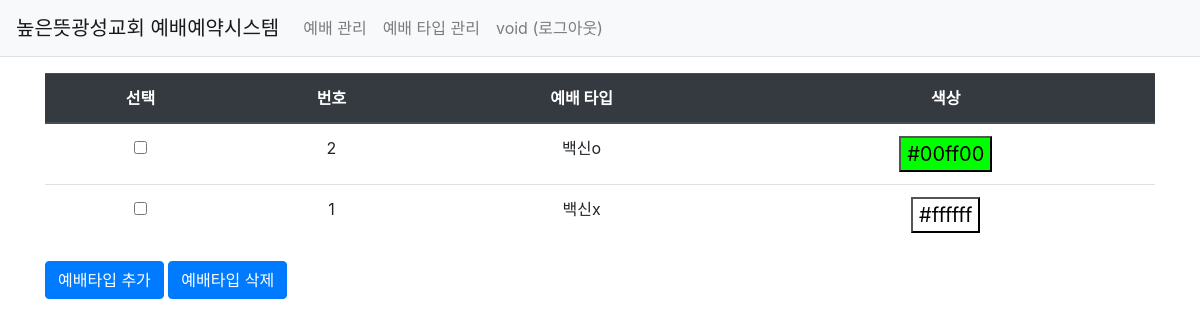
/worshiptype/list/ (signed in), run on an earlier commit of the app's database.
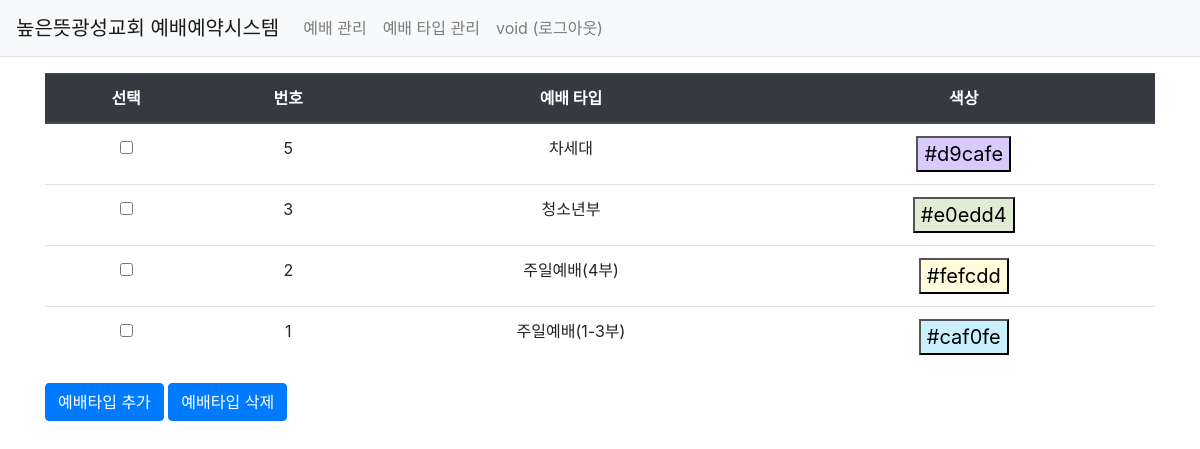
And on a later commit of the database.
### w_reservation/models.py (models this page shows)
class User(db.Model):
    id = db.Column(db.Integer, primary_key=True)
    username = db.Column(db.String(150), unique=True, nullable=False)
    password = db.Column(db.String(200), nullable=False)
    admin = db.Column(db.Integer, nullable=True, server_default='2')

class WorshipType(db.Model):
    __tablename__ = 'worshiptype'
    id = db.Column(db.Integer, primary_key=True)
    detail = db.Column(db.String(100), nullable=True)
    bgcolor = db.Column(db.String(7), default='#FFFFFF')

### w_reservation/views/worshiptype_views.py (the view)
@bp.route('/list/')
@login_required
def _list():
    worshiptype_list = WorshipType.query.order_by(WorshipType.id.desc())
    return render_template('worship_type/worshiptype_list.html', worshiptype_list=worshiptype_list)

### w_reservation/views/auth_views.py (called while the page is built)
@bp.before_app_request
def load_logged_in_user():
    user_id = session.get('user_id')
    if user_id is None:
        g.user = None
    else:
        g.user = User.query.get(user_id)

def login_required(view):
    @functools.wraps(view)
    def wrapped_view(**kwargs):
        if g.user is None:
            return redirect(url_for('auth.login'))
        return view(**kwargs)
    return wrapped_view

### w_reservation/templates/worship_type/worshiptype_list.html (shortened to what this page needs)
{% extends 'base.html' %}
{% block content %}
<div class="container my-3">
    <table class="table">
        <thead>
        <tr class="text-center thead-dark">
            <th>선택</th>
            <th>번호</th>
            <th>예배 타입</th>
            <th>색상</th>
        </tr>
        </thead>
        <tbody>
        {% if worshiptype_list %}
        {% for worshiptype in worshiptype_list %}
        <tr class="text-center">
            <td><input type="checkbox" name="checkboxName" data-uri="{{ url_for('worshiptype.delete',worshiptype_id = worshiptype.id) }}"></td>
            <td>{{ worshiptype.id }}</td>
            <td>{{ worshiptype.detail }}</td>
            <td><button type="button" style="background-color:{{ worshiptype.bgcolor }};font-size: 20px;">{{ worshiptype.bgcolor }}</button></td>
        </tr>
        {% endfor %}
        {% else %}
        <tr>
            <td colspan="3">등록된 예배타입이 없습니다.</td>
        </tr>
        {% endif %}
        </tbody>
    </table>
    <a href="{{ url_for('worshiptype.add') }}" class="btn btn-primary">예배타입 추가</a>
    <a href="#" class="delete btn btn-primary">예배타입 삭제</a>
</div>
{% endblock %}

### w_reservation/templates/base.html (shortened to what this page needs)
<!doctype html>
<html lang="ko">
<head>
    <link rel="stylesheet" href="{{ url_for('static', filename='bootstrap.min.css') }}">
    <link rel="stylesheet" href="{{ url_for('static', filename='style.css') }}">
</head>
<body>
{% include "navbar.html" %}
{% block content %}
{% endblock %}
</body>
</html>

### w_reservation/templates/navbar.html (shortened to what this page needs)
<nav class="navbar navbar-expand-lg navbar-light bg-light border-bottom">
    <a class="navbar-brand" href="{{ url_for('main.index') }}">높은뜻광성교회 예배예약시스템</a>
    <div class="collapse navbar-collapse flex-grow-0" id="navbarNav">
        {% if g.user %}
        <ul class="navbar-nav">
            <li class="nav-item">
                <a class="nav-link" href="{{ url_for('worship._list') }}">예배 관리</a>
            </li>
            <li class="nav-item">
                <a class="nav-link" href="{{ url_for('worshiptype._list') }}">예배 타입 관리</a>
            </li>
            <li class="nav-item">
                <a class="nav-link" href="{{ url_for('auth.logout') }}">{{ g.user.username }} (로그아웃)</a>
            </li>
        </ul>
        {% endif %}
    </div>
</nav>

What changed in the data, as far as the page shows it:
added WorshipType: id "5", detail "차세대", bgcolor "#d9cafe"
added WorshipType: id "3", detail "청소년부", bgcolor "#e0edd4"
changed WorshipType id 2: detail "백신o" → "주일예배(4부)"; bgcolor "#00ff00" → "#fefcdd"
changed WorshipType id 1: detail "백신x" → "주일예배(1-3부)"; bgcolor "#ffffff" → "#caf0fe"
